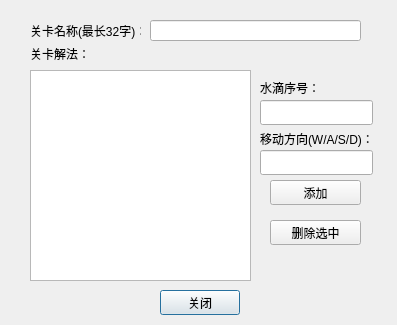
<?xml version="1.0" encoding="UTF-8"?>
<ui version="4.0">
 <class>InfoEditor</class>
 <widget class="QDialog" name="InfoEditor">
  <property name="geometry">
   <rect>
    <x>0</x>
    <y>0</y>
    <width>397</width>
    <height>325</height>
   </rect>
  </property>
  <property name="windowTitle">
   <string>关卡信息</string>
  </property>
  <widget class="QLabel" name="title">
   <property name="geometry">
    <rect>
     <x>30</x>
     <y>20</y>
     <width>111</width>
     <height>21</height>
    </rect>
   </property>
   <property name="text">
    <string>关卡名称(最长32字)：</string>
   </property>
  </widget>
  <widget class="QLabel" name="steps">
   <property name="geometry">
    <rect>
     <x>30</x>
     <y>45</y>
     <width>61</width>
     <height>17</height>
    </rect>
   </property>
   <property name="text">
    <string>关卡解法：</string>
   </property>
  </widget>
  <widget class="QPushButton" name="pushButton">
   <property name="geometry">
    <rect>
     <x>160</x>
     <y>290</y>
     <width>80</width>
     <height>25</height>
    </rect>
   </property>
   <property name="text">
    <string>关闭</string>
   </property>
  </widget>
  <widget class="QLineEdit" name="lineEdit">
   <property name="geometry">
    <rect>
     <x>150</x>
     <y>20</y>
     <width>211</width>
     <height>21</height>
    </rect>
   </property>
  </widget>
  <widget class="QLabel" name="label">
   <property name="geometry">
    <rect>
     <x>260</x>
     <y>80</y>
     <width>71</width>
     <height>16</height>
    </rect>
   </property>
   <property name="text">
    <string>水滴序号：</string>
   </property>
  </widget>
  <widget class="QLineEdit" name="dropIndex">
   <property name="geometry">
    <rect>
     <x>260</x>
     <y>100</y>
     <width>113</width>
     <height>25</height>
    </rect>
   </property>
  </widget>
  <widget class="QLabel" name="label_2">
   <property name="geometry">
    <rect>
     <x>260</x>
     <y>130</y>
     <width>121</width>
     <height>17</height>
    </rect>
   </property>
   <property name="text">
    <string>移动方向(W/A/S/D)：</string>
   </property>
  </widget>
  <widget class="QLineEdit" name="dirIndex">
   <property name="geometry">
    <rect>
     <x>260</x>
     <y>150</y>
     <width>113</width>
     <height>25</height>
    </rect>
   </property>
  </widget>
  <widget class="QPushButton" name="addButton">
   <property name="geometry">
    <rect>
     <x>270</x>
     <y>180</y>
     <width>91</width>
     <height>25</height>
    </rect>
   </property>
   <property name="text">
    <string>添加</string>
   </property>
  </widget>
  <widget class="QPushButton" name="deleteButton">
   <property name="geometry">
    <rect>
     <x>270</x>
     <y>220</y>
     <width>91</width>
     <height>25</height>
    </rect>
   </property>
   <property name="text">
    <string>删除选中</string>
   </property>
  </widget>
  <widget class="QListWidget" name="listWidget">
   <property name="geometry">
    <rect>
     <x>30</x>
     <y>70</y>
     <width>221</width>
     <height>211</height>
    </rect>
   </property>
  </widget>
 </widget>
 <resources/>
 <connections>
  <connection>
   <sender>pushButton</sender>
   <signal>clicked()</signal>
   <receiver>InfoEditor</receiver>
   <slot>close()</slot>
   <hints>
    <hint type="sourcelabel">
     <x>129</x>
     <y>262</y>
    </hint>
    <hint type="destinationlabel">
     <x>135</x>
     <y>155</y>
    </hint>
   </hints>
  </connection>
 </connections>
</ui>
